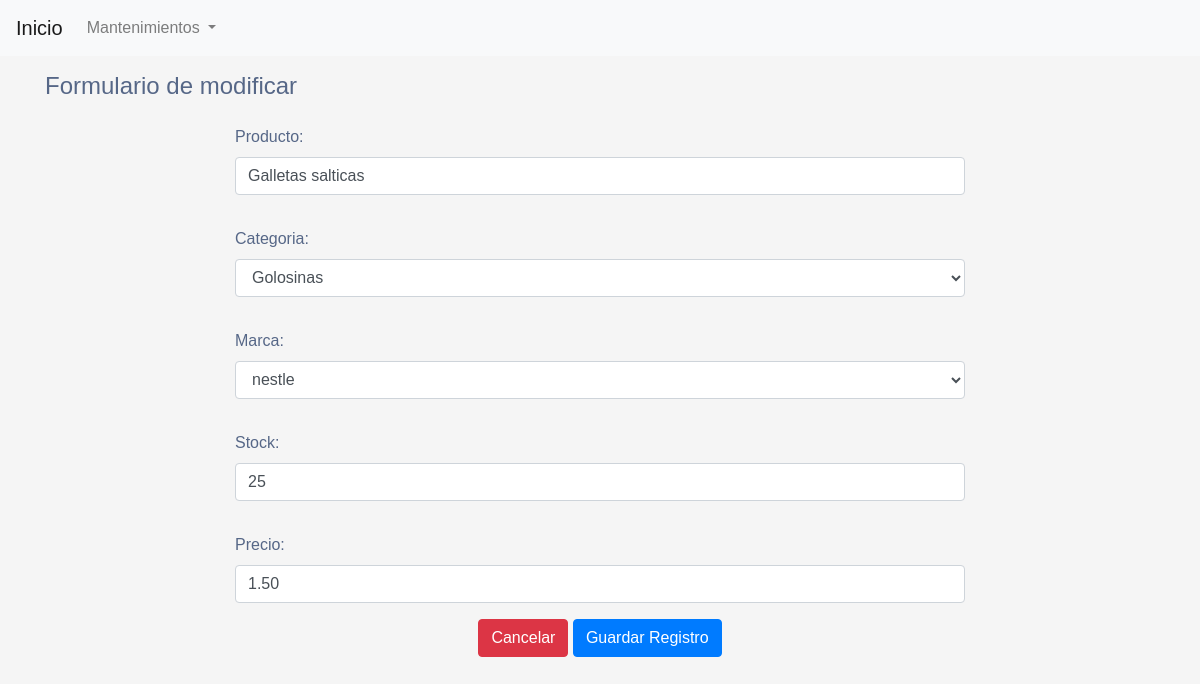
/producto/Editar/1, run on the app's committed database.
### producto/models.py (models this page shows, shortened)
class Producto(models.Model):
    producto = models.CharField(("Producto"), max_length=100, unique=True)
    categoria = models.ForeignKey(Categoria, verbose_name=("Categoria"), on_delete=models.PROTECT)
    marca = models.ForeignKey(Marca, verbose_name=("Marca"), on_delete=models.PROTECT)
    stock = models.IntegerField("Stock")
    precio = models.DecimalField(("Precio"), default="0", max_digits=5, decimal_places=2)
    class Meta:
        verbose_name = ("Producto")
        verbose_name_plural = ("Productos")

### categoria/models.py (models this page shows)
class Categoria(models.Model):
    categoria  = models.CharField("Categoria", max_length=100, unique=True, help_text="Ingrese una categoría")
    class Meta:
        verbose_name = 'Categoria'
        verbose_name_plural = 'Categorias'
    def __str__(self):
        return self.categoria

### marca/models.py (models this page shows)
class Marca(models.Model):
    marca  = models.CharField("Marca", max_length=100, unique=True, help_text="Ingrese una Marca")
    class Meta:
        verbose_name = 'Marca'
        verbose_name_plural = 'Marcas'
    def __str__(self):
        return self.marca

### producto/views.py (the view)
# urls.py: path('producto/Editar/<int:pk>', key.ProductoUpdateView.as_view(), name="producto_update"),
class ProductoUpdateView(SuccessMessageMixin,UpdateView):
    model = Producto
    form_class=ProductoForm
    success_url = reverse_lazy('producto_list')
    success_message = 'Registro Editado Exitosamente!'
    template_name = "producto/producto_update.html"
    def get_context_data(self, **kwargs):
        context = super().get_context_data(**kwargs)
        context['titulo'] = "Formulario de modificar"
        return context

### producto/forms.py
class ProductoForm(forms.ModelForm):
    class Meta:
        model = Producto
        fields = "__all__"
    def __init__(self, *args, **kwargs):
        super().__init__(*args, **kwargs)
        for visible in self.visible_fields():
            visible.field.widget.attrs['class'] = 'form-control '

### template/producto/producto_update.html (shortened to what this page needs)
{% extends 'base.html' %}
{% block main %}
<div class="content">
    <div class="row">
        <div class="col-lg-8 offset-lg-2">
            <form method="post" class="card-box" enctype="multipart/form-data">
                <div class="row">
                    {% csrf_token %} {% for field in form %}
                    <div class="form-group  col-md-12 mt-3">
                        {{ field.label_tag }} {{  field }}
                    </div>
                    {% endfor %}
                </div>
                <div class="m-t-20 text-center">
                    <a type="button" class="btn btn-danger submit-btn" href="{% url 'producto_list' %}">Cancelar</a>
                    <button class="btn btn-primary submit-btn">Guardar Registro</button>
                </div>
            </form>
        </div>
    </div>
</div>
{% endblock main %}

### static/css/style.css (style rules this page uses)
body { color: #566787; background: #f5f5f5; font-family: 'Varela Round', sans-serif; }

### data on the page
Producto: form "Galletas salticas" "25" "1.50"
Categoria: form "Golosinas"
Marca: form "nestle"

### other printed values
{{ titulo }} "Formulario de modificar"
{{ field.label_tag }} "Producto:" "Categoria:" "Marca:" "Stock:" "Precio:"
